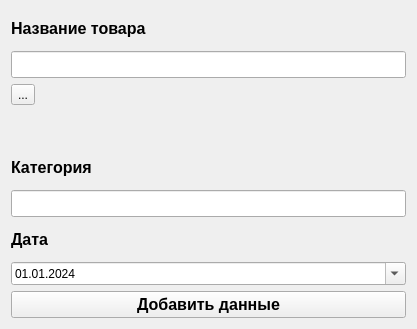
<?xml version="1.0" encoding="UTF-8"?>
<ui version="4.0">
 <class>AddRecord</class>
 <widget class="QWidget" name="AddRecord">
  <property name="geometry">
   <rect>
    <x>0</x>
    <y>0</y>
    <width>417</width>
    <height>329</height>
   </rect>
  </property>
  <property name="windowTitle">
   <string>Form</string>
  </property>
  <layout class="QGridLayout" name="gridLayout">
   <item row="5" column="0" colspan="2">
    <widget class="QLineEdit" name="lineEdit_2">
     <property name="font">
      <font>
       <pointsize>12</pointsize>
       <bold>true</bold>
      </font>
     </property>
    </widget>
   </item>
   <item row="2" column="0" colspan="2">
    <widget class="QToolButton" name="toolButton">
     <property name="text">
      <string>...</string>
     </property>
    </widget>
   </item>
   <item row="3" column="1">
    <spacer name="horizontalSpacer">
     <property name="orientation">
      <enum>Qt::Horizontal</enum>
     </property>
     <property name="sizeHint" stdset="0">
      <size>
       <width>40</width>
       <height>20</height>
      </size>
     </property>
    </spacer>
   </item>
   <item row="8" column="0" colspan="2">
    <widget class="QPushButton" name="pushButton">
     <property name="font">
      <font>
       <pointsize>12</pointsize>
       <bold>true</bold>
      </font>
     </property>
     <property name="text">
      <string>Добавить данные</string>
     </property>
     <property name="autoDefault">
      <bool>true</bool>
     </property>
    </widget>
   </item>
   <item row="0" column="0" colspan="2">
    <widget class="QLabel" name="label">
     <property name="font">
      <font>
       <pointsize>12</pointsize>
       <bold>true</bold>
      </font>
     </property>
     <property name="text">
      <string>Название товара</string>
     </property>
    </widget>
   </item>
   <item row="3" column="0">
    <widget class="QLabel" name="label_3">
     <property name="maximumSize">
      <size>
       <width>400</width>
       <height>400</height>
      </size>
     </property>
     <property name="text">
      <string/>
     </property>
     <property name="alignment">
      <set>Qt::AlignCenter</set>
     </property>
    </widget>
   </item>
   <item row="4" column="0" colspan="2">
    <widget class="QLabel" name="label_2">
     <property name="font">
      <font>
       <pointsize>12</pointsize>
       <bold>true</bold>
      </font>
     </property>
     <property name="text">
      <string>Категория</string>
     </property>
    </widget>
   </item>
   <item row="1" column="0" colspan="2">
    <widget class="QLineEdit" name="lineEdit">
     <property name="font">
      <font>
       <pointsize>12</pointsize>
       <bold>true</bold>
      </font>
     </property>
    </widget>
   </item>
   <item row="6" column="0" colspan="2">
    <widget class="QLabel" name="label_4">
     <property name="font">
      <font>
       <pointsize>12</pointsize>
       <bold>true</bold>
      </font>
     </property>
     <property name="text">
      <string>Дата</string>
     </property>
     <property name="alignment">
      <set>Qt::AlignLeading|Qt::AlignLeft|Qt::AlignVCenter</set>
     </property>
    </widget>
   </item>
   <item row="7" column="0" colspan="2">
    <widget class="QDateEdit" name="dateEdit">
     <property name="dateTime">
      <datetime>
       <hour>9</hour>
       <minute>0</minute>
       <second>0</second>
       <year>2024</year>
       <month>1</month>
       <day>1</day>
      </datetime>
     </property>
     <property name="displayFormat">
      <string>dd.MM.yyyy</string>
     </property>
     <property name="calendarPopup">
      <bool>true</bool>
     </property>
    </widget>
   </item>
  </layout>
 </widget>
 <tabstops>
  <tabstop>lineEdit</tabstop>
  <tabstop>toolButton</tabstop>
  <tabstop>lineEdit_2</tabstop>
  <tabstop>pushButton</tabstop>
 </tabstops>
 <resources/>
 <connections/>
</ui>
